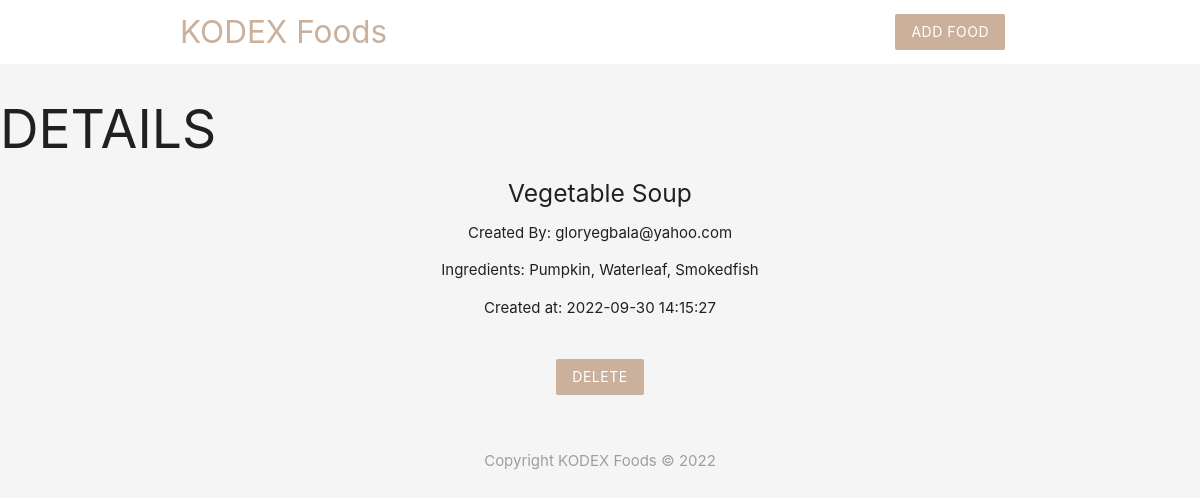
Screenshot of /details.php?id=4 with the database file from the repository.
### tables this page shows
CREATE TABLE `food` (
  `id` int(11) NOT NULL,
  `title` varchar(70) NOT NULL,
  `ingredients` varchar(255) NOT NULL,
  `email` varchar(70) NOT NULL,
  `created_at` timestamp NOT NULL DEFAULT current_timestamp() ON UPDATE current_timestamp()
);

### details.php (the view, shortened to what this page needs)
<?php
include('config/db_connect.php');
if(isset($_GET['id'])){
    $id = mysqli_real_escape_string($conn,$_GET['id']);
    $sql = "SELECT * FROM food WHERE id=$id";
    $result = mysqli_query($conn,$sql);
    $food = mysqli_fetch_assoc($result);
}
?>
<!DOCTYPE html>
<html lang="en">
<?php include 'layout/header.php'; ?>
<h2> DETAILS </h2>
<div class="container center">
    <?php if($food):?>
        <h5> <?php echo $food['title'] ?></h5>
        <p> Created By: <?php echo htmlspecialchars($food['email']) ?></p>
        <p> Ingredients: <?php echo htmlspecialchars($food['ingredients']) ?></p>
        <p> Created at: <?php echo htmlspecialchars($food['created_at']) ?></p>
        <form action="details.php" method="POST">
            <input type="submit" name="delete" value="Delete" class="btn brand z-depth-0">
        </form>
    <?php else: ?>
        <p> No Such Id Found</p>
    <?php endif; ?>
</div>
<?php include 'layout/footer.php'; ?>
</html>

### layout/header.php (style rules this page uses)
.brand { background:#cbb09c !important; }
form { max-width:460px; margin: 20px auto; padding: 20px; }

### rows the page displays
food: title "Vegetable Soup", email "gloryegbala@yahoo.com", ingredients "Pumpkin, Waterleaf, Smokedfish", created_at "2022-09-30 14:15:27"
